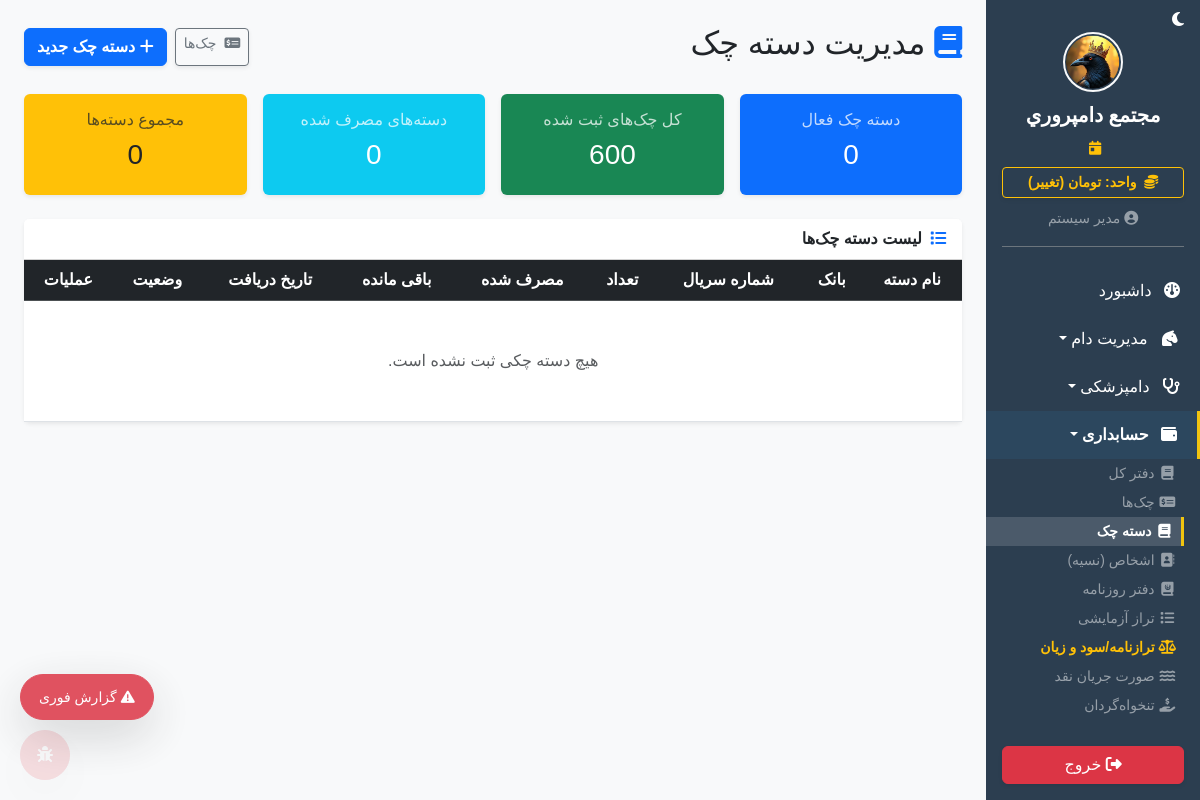
The app's page /finance/cheque-books (signed in) with its own data.
### app/models.py (models this page shows)
class SystemSetting(db.Model):
    id = db.Column(db.Integer, primary_key=True)
    key = db.Column(db.String(50), unique=True, nullable=False)
    value = db.Column(db.String(255), nullable=False)
    description = db.Column(db.String(255), nullable=True)

class User(UserMixin, db.Model):
    id = db.Column(db.Integer, primary_key=True)
    username = db.Column(db.String(50), unique=True, nullable=False)
    password_hash = db.Column(db.String(255), nullable=False)
    name = db.Column(db.String(100), nullable=False)
    role = db.Column(db.String(20), default='کارگر') # مدیر، دامپزشک، حسابدار، کارگر
    can_view_livestock = db.Column(db.Boolean, default=False)
    can_view_finance = db.Column(db.Boolean, default=False)
    can_view_inventory = db.Column(db.Boolean, default=False)
    can_view_hr = db.Column(db.Boolean, default=False)
    can_view_reports = db.Column(db.Boolean, default=False)
    can_view_settings = db.Column(db.Boolean, default=False)

### app/blueprints/finance.py (the view)
@finance_bp.route('/cheque-books')
@login_required
@permission_required('can_view_finance')
def cheque_books():
    from app.models import ChequeBook
    books = ChequeBook.query.order_by(ChequeBook.received_date.desc()).all()
    total_cheques = Cheque.query.filter(Cheque.is_deleted == False).count()
    return render_template('finance/cheque_books.html', books=books, total_cheques=total_cheques)

### app/__init__.py (called while the page is built)
def get_system_setting(key, default):
    from app.models import SystemSetting
    s = SystemSetting.query.filter_by(key=key).first()
    return s.value if s else default

### app/blueprints/dashboard.py (called while the page is built)
@dashboard_bp.app_context_processor
def inject_settings():
    try:
        all_settings = {s.key: s.value for s in SystemSetting.query.all()}
    except:
        all_settings = {}
    return dict(system_settings=all_settings)

### app/blueprints/finance.py (called while the page is built)
def permission_required(permission_name):
    def decorator(f):
        @wraps(f)
        def decorated_function(*args, **kwargs):
            if not current_user.is_authenticated:
                return redirect(url_for('auth.login'))
            if not getattr(current_user, permission_name, False) and current_user.role != 'مدیر':
                flash('شما دسترسی لازم برای مشاهده این بخش را ندارید.', 'danger')
                return redirect(url_for('dashboard.index'))
            return f(*args, **kwargs)
        return decorated_function
    return decorator

### app/templates/finance/cheque_books.html (shortened to what this page needs)
{% extends 'base.html' %}
{% block content %}
<div class="d-flex justify-content-between align-items-center mb-4 flex-wrap gap-2">
    <h2><i class="fa-solid fa-book text-primary"></i> مدیریت دسته چک</h2>
    <div class="d-flex gap-2">
        <a href="{{ url_for('finance.cheques') }}" class="btn btn-outline-secondary shadow-sm btn-sm"><i class="fa-solid fa-money-check-dollar me-1"></i> چک‌ها</a>
        <button class="btn btn-primary shadow-sm fw-bold" data-bs-toggle="modal" data-bs-target="#addChequeBookModal">
            <i class="fa-solid fa-plus"></i> دسته چک جدید
        </button>
    </div>
</div>
<div class="row g-3 mb-4">
    <div class="col-md-3"><div class="card bg-primary text-white border-0 shadow-sm"><div class="card-body text-center"><h6 class="opacity-75">دسته چک فعال</h6><h3>{{ books|selectattr('status', 'eq', 'فعال')|list|length }}</h3></div></div></div>
    <div class="col-md-3"><div class="card bg-success text-white border-0 shadow-sm"><div class="card-body text-center"><h6 class="opacity-75">کل چک‌های ثبت شده</h6><h3>{{ total_cheques }}</h3></div></div></div>
    <div class="col-md-3"><div class="card bg-info text-white border-0 shadow-sm"><div class="card-body text-center"><h6 class="opacity-75">دسته‌های مصرف شده</h6><h3>{{ books|selectattr('status', 'eq', 'مصرف شده')|list|length }}</h3></div></div></div>
    <div class="col-md-3"><div class="card bg-warning border-0 shadow-sm"><div class="card-body text-center"><h6 class="opacity-75">مجموع دسته‌ها</h6><h3>{{ books|length }}</h3></div></div></div>
</div>
<div class="card shadow-sm border-0">
    <div class="card-header bg-white fw-bold py-2"><i class="fa-solid fa-list me-1 text-primary"></i> لیست دسته چک‌ها</div>
    <div class="card-body p-0">
        <div class="table-responsive">
            <table class="table table-hover align-middle text-center mb-0">
                <thead class="table-dark">
                    <tr><th>نام دسته</th><th>بانک</th><th>شماره سریال</th><th>تعداد</th><th>مصرف شده</th><th>باقی مانده</th><th>تاریخ دریافت</th><th>وضعیت</th><th>عملیات</th></tr>
                </thead>
                <tbody>
                    {% for b in books %}
                    <tr>
                        <td class="fw-bold">{{ b.name }}</td>
                        <td>{{ b.bank_name }}</td>
                        <td dir="ltr"><code>{{ b.start_number }}</code> → <code>{{ b.end_number }}</code></td>
                        <td>{{ b.total_count }}</td>
                        <td>{{ b.used_count }}</td>
                        <td><span class="badge {% if b.remaining_count > 0 %}bg-success{% else %}bg-secondary{% endif %}">{{ b.remaining_count }}</span></td>
                        <td>{{ b.received_date|jalali }}</td>
                        <td><span class="badge {% if b.status == 'فعال' %}bg-success{% else %}bg-secondary{% endif %}">{{ b.status }}</span></td>
                        <td>
                            {% if b.status == 'فعال' %}
                            <form action="{{ url_for('finance.close_cheque_book', id=b.id) }}" method="POST" class="d-inline" onsubmit="return confirm('دسته چک {{ b.name }} بسته شود؟')">
                                <input type="hidden" name="csrf_token" value="{{ csrf_token() }}">
                                <button class="btn btn-sm btn-outline-warning py-0 px-1" title="بستن دسته"><i class="fa-solid fa-lock fa-xs"></i></button>
                            </form>
                            {% endif %}
                            <form action="{{ url_for('finance.delete_cheque_book', id=b.id) }}" method="POST" class="d-inline" onsubmit="return confirm('حذف {{ b.name }}؟')">
                                <input type="hidden" name="csrf_token" value="{{ csrf_token() }}">
                                <button class="btn btn-sm btn-outline-danger py-0 px-1" title="حذف"><i class="fa-solid fa-trash fa-xs"></i></button>
                            </form>
                        </td>
                    </tr>
                    {% else %}
                    <tr><td colspan="9" class="py-5 text-muted">هیچ دسته چکی ثبت نشده است.</td></tr>
                    {% endfor %}
                </tbody>
            </table>
        </div>
    </div>
</div>
{% endblock %}

### app/templates/base.html (shortened to what this page needs)
<!DOCTYPE html>
<html lang="fa" dir="rtl">
<head>
    <link href="https://cdn.jsdelivr.net/gh/rastikerdar/vazirmatn@v33.003/Vazirmatn-font-face.css" rel="stylesheet">
    <link rel="stylesheet" href="https://unpkg.com/persian-datepicker@1.2.0/dist/css/persian-datepicker.min.css">
    <link rel="stylesheet" href="https://cdn.jsdelivr.net/npm/bootstrap@5.3.2/dist/css/bootstrap.rtl.min.css">
    <link rel="stylesheet" href="https://cdnjs.cloudflare.com/ajax/libs/font-awesome/6.4.2/css/all.min.css">
    <link rel="stylesheet" href="{{ url_for('static', filename='css/style.css') }}">
    <link href="https://cdn.jsdelivr.net/npm/select2@4.1.0-rc.0/dist/css/select2.min.css" rel="stylesheet" />
</head>
<body>
    <div class="d-flex" id="wrapper">
        <div class="sidebar-bg d-flex flex-column" id="sidebar-wrapper">
            <div class="text-start px-3 pt-2">
                <span id="darkModeToggle" style="cursor:pointer;font-size:1rem;color:#fff;opacity:1" title="تغییر حالت شب/روز">
                    <i class="fa-solid fa-moon" id="darkModeIcon"></i>
                </span>
            </div>
            <div class="sidebar-heading text-center pt-0 pb-2 text-white">
                {% if system_settings.get('farm_logo_path') %}
                    <img src="{{ url_for('static', filename=system_settings.get('farm_logo_path')) }}" class="mb-2 rounded-circle border border-2 border-light" style="height: 60px; width: 60px; object-fit: cover;">
                {% else %}
                    <i class="fa-solid fa-sheep fs-2 mb-2"></i>
                {% endif %}
                <div class="fs-5 fw-bold">{{ system_settings.get('farm_name', 'دامداری من') }}</div>
            </div>
            <div class="text-center text-warning small mb-2 px-3">
                <i class="fa-solid fa-calendar-day me-1"></i>
            </div>
            <div class="px-3 mb-2">
                <a href="{{ url_for('dashboard.toggle_currency') }}" class="btn btn-sm btn-outline-warning w-100 fw-bold shadow-sm">
                    <i class="fa-solid fa-coins me-1"></i> واحد: {{ get_system_currency_from_settings() }} (تغییر)
                </a>
            </div>
            <div class="text-center text-white-50 mb-3 pb-3 border-bottom border-secondary mx-3">
                <small><i class="fa-solid fa-circle-user"></i> {% if current_user.is_authenticated %}{{ current_user.name.split(' (')[0] if '(' in current_user.name else current_user.name }}{% endif %}</small>
            </div>
            <div class="list-group list-group-flush my-1 sidebar-scroll" id="sidebar-accordion" style="overflow-y: auto;">
                <a href="{{ url_for('dashboard.index') }}" class="list-group-item list-group-item-action bg-transparent text-white "><i class="fa-solid fa-gauge me-2"></i> داشبورد</a>
                {% if current_user.is_authenticated %}
                    {% if current_user.can_view_livestock %}
                    <a href="#livestockSubmenu" data-bs-toggle="collapse" class="list-group-item list-group-item-action bg-transparent text-white dropdown-toggle {% if request.blueprint == 'livestock' %}active-sidebar-link{% endif %}"><i class="fa-solid fa-horse-head me-2"></i> مدیریت دام</a>
                    {% if current_user.role in ['مدیر', 'دامپزشک'] %}
                    <a href="#vetSubmenu" data-bs-toggle="collapse" class="list-group-item list-group-item-action bg-transparent text-white dropdown-toggle"><i class="fa-solid fa-stethoscope me-2"></i> دامپزشکی</a>
                    {% endif %}
                    {% endif %}
                    {% if current_user.can_view_finance %}
                    <a href="#financeSubmenu" data-bs-toggle="collapse" class="list-group-item list-group-item-action bg-transparent text-white dropdown-toggle finance-menu-item {% if request.blueprint in ['finance', 'assets', 'audit'] %}active-sidebar-link{% endif %}" {% if request.blueprint in ['finance', 'assets', 'audit'] %}aria-expanded="true"{% endif %}><i class="fa-solid fa-wallet me-2"></i> حسابداری</a>
                    <div class="collapse ps-3 {% if request.blueprint in ['finance', 'assets', 'audit'] %}show{% endif %}" id="financeSubmenu" data-bs-parent="#sidebar-accordion">
                        <a href="{{ url_for('finance.index') }}" class="list-group-item list-group-item-action bg-transparent text-white-50 border-0 py-1 px-2 small {% if request.path == url_for('finance.index') %}active-sidebar-link{% endif %}"><i class="fa-solid fa-book fa-fw"></i> دفتر کل</a>
                        <a href="{{ url_for('finance.cheques') }}" class="list-group-item list-group-item-action bg-transparent text-white-50 border-0 py-1 px-2 small {% if request.path == url_for('finance.cheques') %}active-sidebar-link{% endif %}"><i class="fa-solid fa-money-check-dollar fa-fw"></i> چک‌ها</a>
                        <a href="{{ url_for('finance.cheque_books') }}" class="list-group-item list-group-item-action bg-transparent text-white-50 border-0 py-1 px-2 small {% if request.path == url_for('finance.cheque_books') %}active-sidebar-link{% endif %}"><i class="fa-solid fa-book fa-fw"></i> دسته چک</a>
                        <a href="{{ url_for('finance.contacts') }}" class="list-group-item list-group-item-action bg-transparent text-white-50 border-0 py-1 px-2 small {% if request.path == url_for('finance.contacts') %}active-sidebar-link{% endif %}"><i class="fa-solid fa-address-book fa-fw"></i> اشخاص (نسیه)</a>
                        <a href="{{ url_for('finance.journal_entries') }}" class="list-group-item list-group-item-action bg-transparent text-white-50 border-0 py-1 px-2 small {% if request.path == url_for('finance.journal_entries') %}active-sidebar-link{% endif %}"><i class="fa-solid fa-journal-whills fa-fw"></i> دفتر روزنامه</a>
                        <a href="{{ url_for('finance.trial_balance') }}" class="list-group-item list-group-item-action bg-transparent text-white-50 border-0 py-1 px-2 small "><i class="fa-solid fa-list fa-fw"></i> تراز آزمایشی</a>
                        <a href="{{ url_for('finance.statements') }}" class="list-group-item list-group-item-action bg-transparent text-warning fw-bold border-0 py-1 px-2 small {% if request.path == url_for('finance.statements') %}active-sidebar-link{% endif %}"><i class="fa-solid fa-scale-balanced fa-fw"></i> ترازنامه/سود و زیان</a>
                        <a href="{{ url_for('finance.cash_flow') }}" class="list-group-item list-group-item-action bg-transparent text-white-50 border-0 py-1 px-2 small {% if request.path == url_for('finance.cash_flow') %}active-sidebar-link{% endif %}"><i class="fa-solid fa-water fa-fw"></i> صورت جریان نقد</a>
                        <a href="{{ url_for('finance.petty_cash') }}" class="list-group-item list-group-item-action bg-transparent text-white-50 border-0 py-1 px-2 small {% if request.path == url_for('finance.petty_cash') %}active-sidebar-link{% endif %}"><i class="fa-solid fa-hand-holding-dollar fa-fw"></i> تنخواه‌گردان</a>
                        <a href="{{ url_for('finance.ai_anomalies') }}" class="list-group-item list-group-item-action bg-transparent text-white-50 border-0 py-1 px-2 small "></a>
                    </div>
                    {% endif %}
                    {% endif %}
            </div>
            <div class="mt-auto p-3 w-100">
                <a href="{{ url_for('auth.logout') }}" class="btn btn-danger w-100 shadow-sm"><i class="fa-solid fa-right-from-bracket"></i> خروج</a>
            </div>
        </div>
        <div id="page-content-wrapper" class="w-100 bg-light" style="overflow-x: hidden;">
            <div class="container-fluid p-4">{% block content %}{% endblock %}</div>
        </div>
    </div>
    <button id="quickReportFab" class="btn btn-danger position-fixed shadow-lg d-flex align-items-center justify-content-center gap-1" style="bottom:80px;left:20px;z-index:9999;border-radius:50px;padding:0 18px;height:46px;opacity:0.85;transition:all 0.3s;font-size:14px;" title="گزارش سریع" onclick="showQuickReport()" onmouseover="this.style.opacity='1'" onmouseout="this.style.opacity='0.85'">
        <i class="fa-solid fa-triangle-exclamation"></i> <span class="d-none d-sm-inline">گزارش فوری</span>
    </button>
    <button id="bugReportBtn" class="btn btn-danger position-fixed shadow-lg" style="bottom:20px;left:20px;z-index:9999;border-radius:50%;width:50px;height:50px;padding:0;opacity:0.15;transition:opacity 0.3s;" title="گزارش مشکل" onclick="showBugReport()" onmouseover="this.style.opacity='1'" onmouseout="this.style.opacity='0.15'">
        <i class="fa-solid fa-bug"></i>
    </button>
</body>
</html>

### app/static/css/style.css (style rules this page uses)
body { font-family: 'Vazirmatn', sans-serif !important; background-color: #f8f9fa; }
#sidebar-wrapper { height: 100vh; position: sticky; top: 0; overflow-y: auto; width: 260px; background-color: #2c3e50; transition: margin .3s ease-out, transform .3s ease-out; }
#sidebar-wrapper .list-group-item { border: none; padding: 12px 20px; transition: all 0.3s; }
#page-content-wrapper { min-width: 0; width: 100%; }
.table-responsive { overflow-x: auto; overflow-y: visible !important; }

### app/templates/base.html (style rules this page uses)
.active-sidebar-link { background-color: rgba(255, 255, 255, 0.15) !important; color: #fff !important; font-weight: bold !important; border-right: 3px solid #f1c40f !important; }
.finance-menu-item { background-color: rgba(52, 152, 219, 0.1) !important; border-bottom: 1px solid rgba(255,255,255,0.05); }
.sidebar-scroll { -ms-overflow-style: none; scrollbar-width: none; }

### records on screen
SystemSetting: value (picture)
SystemSetting: get "مجتمع دامپروري"
SystemSetting: value "تومان"
User: name "مدیر سیستم"

### other values on screen
{{ books|selectattr('status', 'eq', 'فعال')|list|length }} "0"
{{ total_cheques }} "600"
{{ books|selectattr('status', 'eq', 'مصرف شده')|list|length }} "0"
{{ books|length }} "0"
